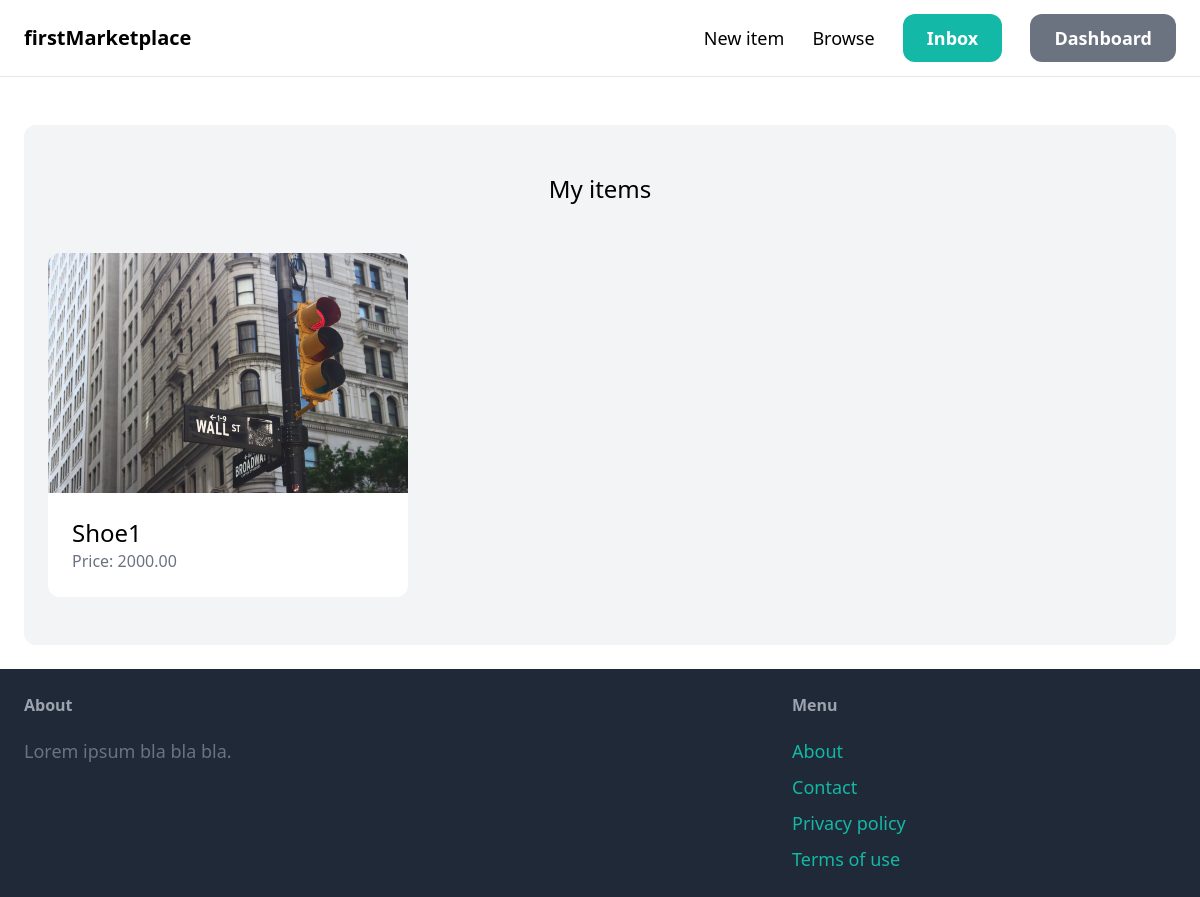
The app's page /dashboard/ (signed in) with its own data.
### item/models.py (models this page shows, shortened)
class Item(models.Model):
    name = models.CharField(max_length=255, verbose_name='Item name')
    description = models.TextField(verbose_name='Item description')
    price = models.DecimalField(max_digits=10, decimal_places=2, verbose_name='Item price', blank=True, null=True)
    image = models.ImageField(upload_to='item_images', verbose_name='Item image', blank=True, null=True)
    is_sold = models.BooleanField(default=False, verbose_name='Is item sold?')
    created_at = models.DateTimeField(auto_now_add=True, verbose_name='Created at') #django sets time automatically
    created_by = models.ForeignKey(User, related_name='items', on_delete=models.CASCADE, verbose_name='Created by')
    category = models.ForeignKey(Category, related_name='items' , on_delete=models.CASCADE, verbose_name='Item category')
    class Meta:
        verbose_name = 'Item'
        verbose_name_plural = 'Items'
        ordering = ['name']

### dashboard/views.py (the view)
# urls.py: path('',views.index, name='index'),
@login_required
def index(request):
    items = Item.objects.filter(created_by=request.user)
    return render(request, 'dashboard/index.html', {'items': items,
    })

### dashboard/templates/dashboard/index.html (shortened to what this page needs)
{% extends "core/base.html" %}
{% block content %}
    <div class="mt-6 px-6 py-12 bg-gray-100 rounded-xl">
        <h2 class="mb-12 text-2xl text-center">My items</h2>
        <div class="grid grid-cols-3 gap-3">
            {% for item in items %}
                <div>
                    <a href="{% url 'item:detail' item.id %}">
                    <div>
                    {% if item.image %}
                        <img src="{{ item.image.url }}" class="rounded-t-xl">
                    {% endif %}
                    </div>
                    <div class="p-6 bg-white rounded-b-xl">
                        <h2 class="text-2xl"> {{ item.name }}</h2>
                        <p class="text-gray-500">Price: {{ item.price }}</p>
                    </div>
                    </a>
                </div>
            {% endfor %}
        </div>
    </div>
{% endblock %}

### records on screen
Item: image (picture), name "Shoe1", price "2000.00"
